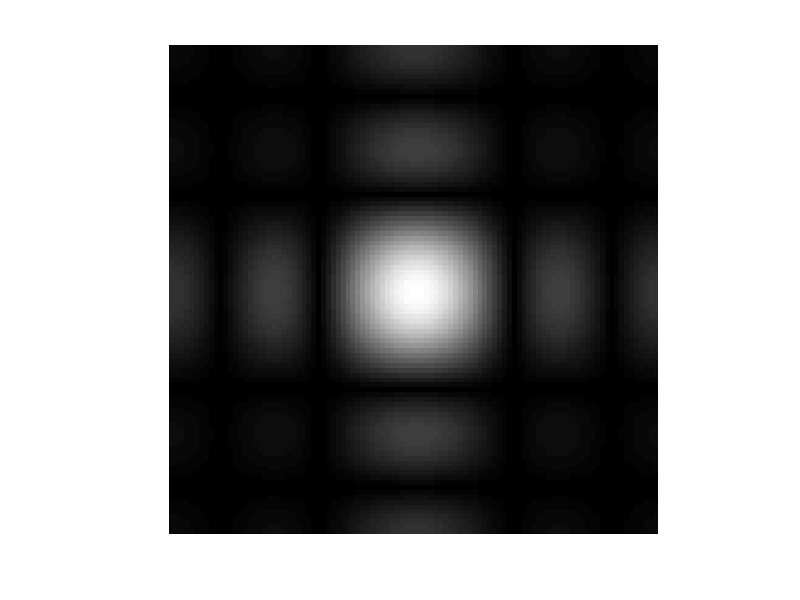
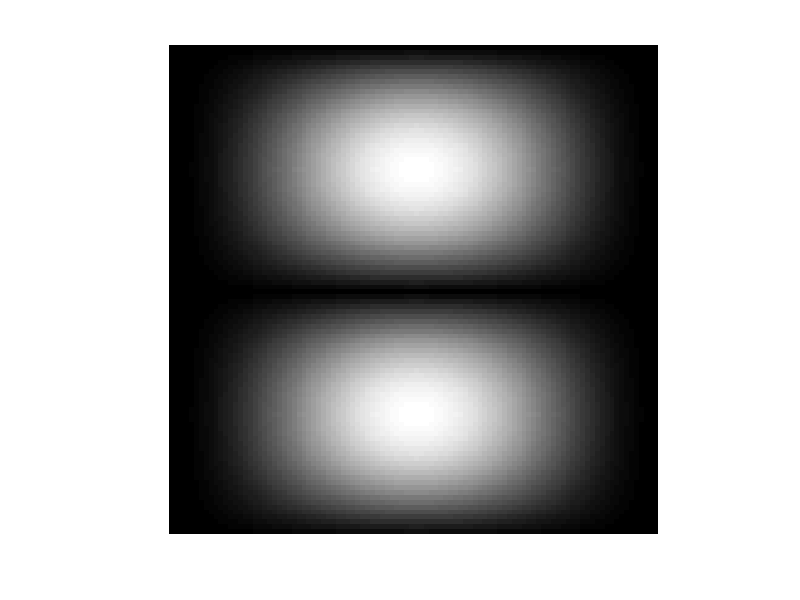

Write the MATLAB code that produced these figures, in order.
clc;clear;
#visualizando h1
h1 = ones(5,5)/25;
h2 = [1,2,1;0,0,0;-1,-2,-1];
fh1 = fft2(h1,100,100);
fh1 = abs(fh1);
fh1 = (fh1)/max(max(fh1));
fh1 = fftshift(fh1);
figure;
imshow(fh1);
imwrite(fh1,"moduloh1.png");
#terminando de visualizar o h1

#visualizando h2
fh2 = fft2(h2,100,100);
fh2 = abs(fh2);
fh2 = (fh2)/max(max(fh2));
fh2 = fftshift(fh2);
figure;
imshow(fh2);
imwrite(fh2,"moduloh2.png");
#terminando de visualizar o h2